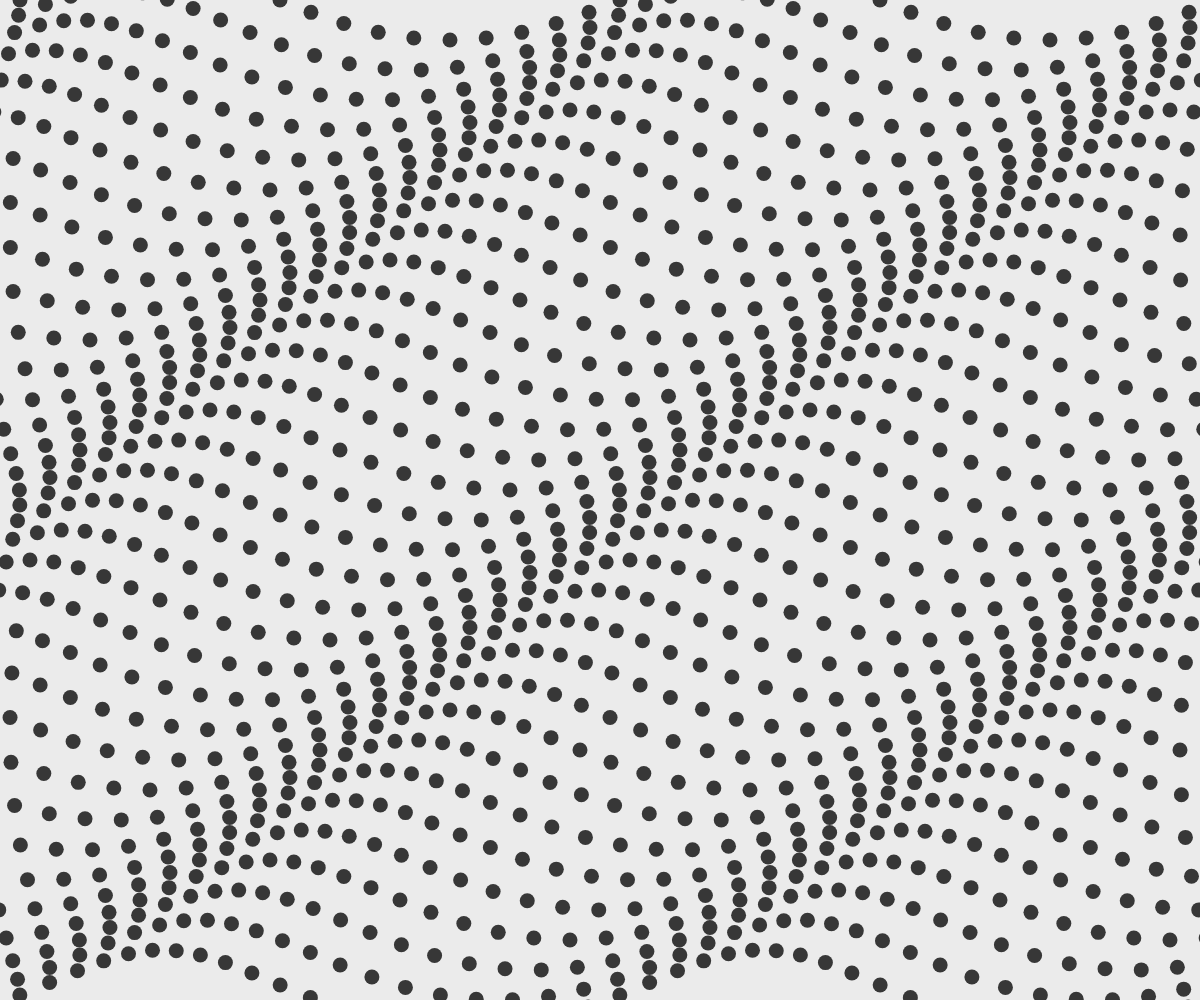
Frame 1 (no input)
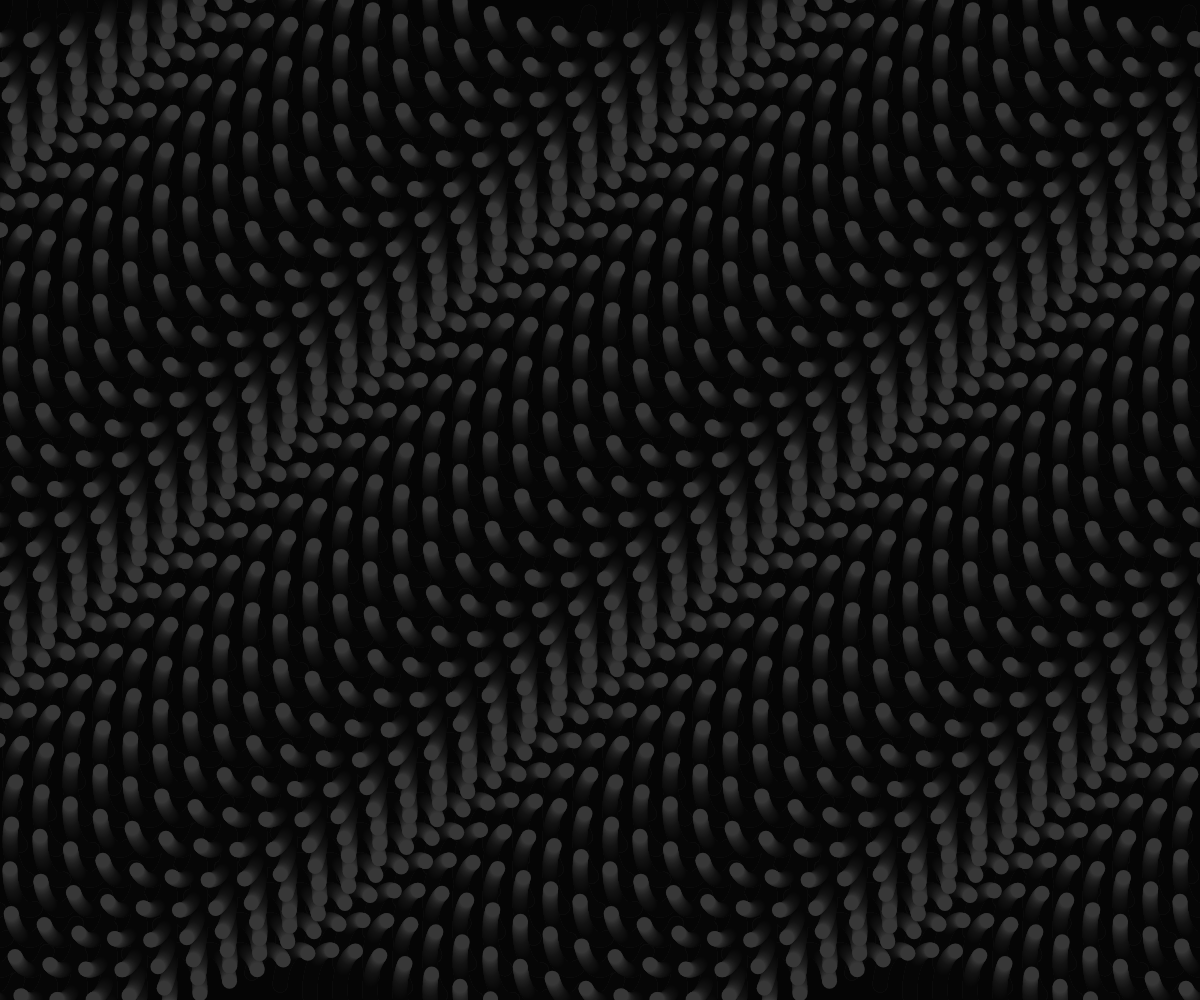
Frame 60 (no input)
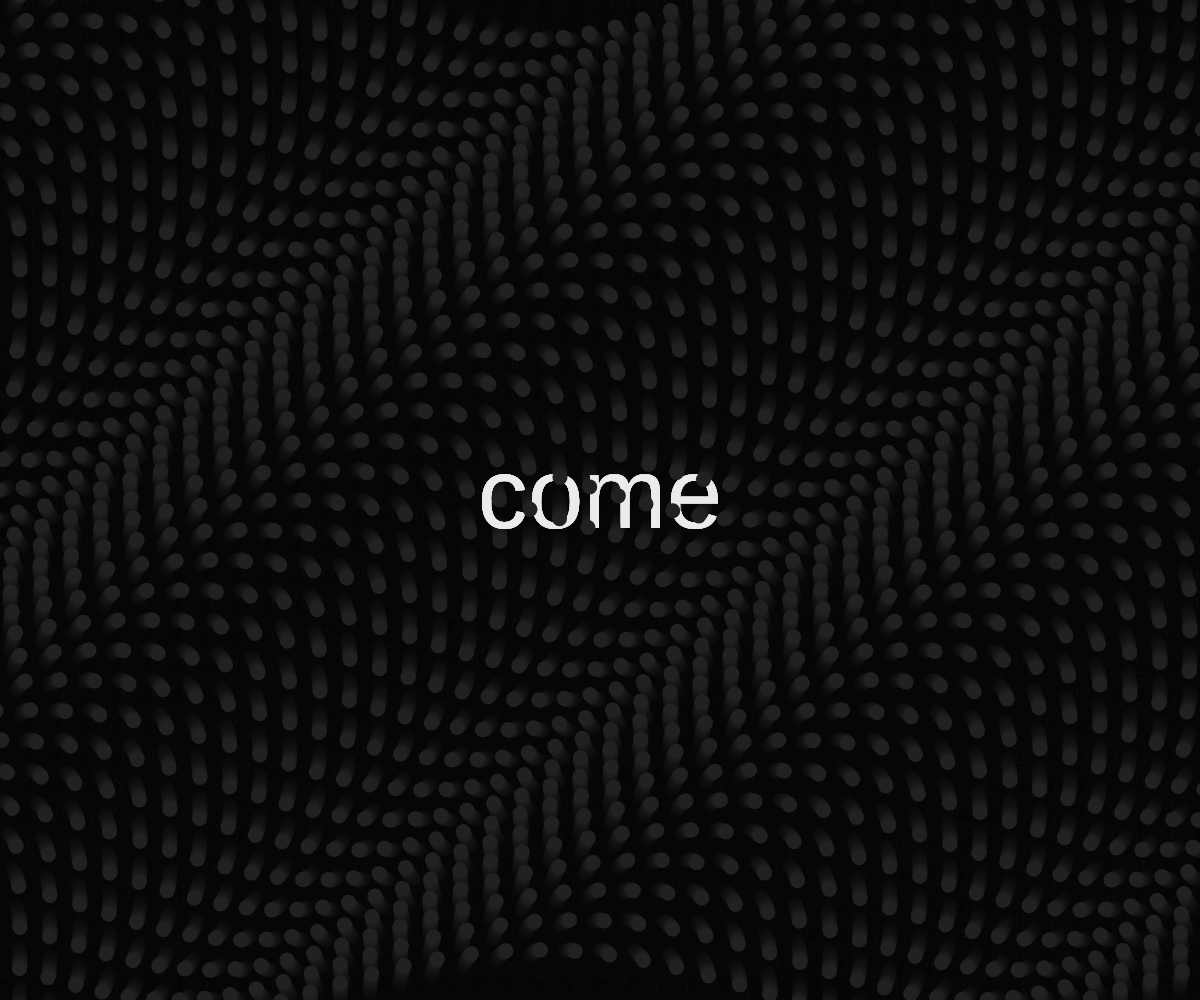
Frame 120 (the mouse pressed at the canvas centre since frame 60)

The p5.js sketch that drew these frames (run headless with seeded random() and noise() and a simulated clock; from frame 60 on, the mouse is pressed at the canvas centre):

// p5.js sketch
// ── sketch.js

// initialize variables
var fromColor;
var tooColor;
var inBetweenColor;
var scaledVal;

var sourceText = "Welcome";


let t = 0; // time variable
var randomColor;
var speed;

function setup() {

  createCanvas(windowWidth, windowHeight);

  noStroke();

  // randomColor = color(random(255), random(255), random(255));
  // fill(randomColor);

  // color on the left
  fromColor = color(55);
  // target color on the right
  tooColor = color(10);
  // result color
  inBetweenColor = color(0);
  // position between the colors.
	scaledVal = 0;

}


function draw() {

  fill(255);
  textSize(100);
  textAlign(CENTER, CENTER);
  var middle = sourceText.length;
  var left = middle - ((mouseX / windowWidth) * middle);
  var right = middle + ((mouseX / windowWidth) * middle);
  text(
   sourceText.substring(left, right), width/2, height/2);


  // remap the mouse position to a range between 0 and 1
  scaledVal = map(mouseX, 0,width, 0,1);
  // lerp the color between the from and too color using the
  // scaled value to navigate between them.
  inBetweenColor = lerpColor(fromColor,tooColor, scaledVal);

  fill(inBetweenColor);

  background(10, 20); // translucent background (creates trails)

  // make a x and y grid of ellipses
  for (let x = 0; x <= width; x = x + 30) {
    for (let y = 0; y <= height; y = y + 30) {
      // starting point of each circle depends on mouse position
      let xAngle = map(mouseX, 0, width, -4 * PI, 10 * PI, true);
      let yAngle = map(mouseY, 0, height, -4 * PI, 10 * PI, true);
      // and also varies based on the particle's location
      let angle = xAngle * (x / width) + yAngle * (y / height);

      // each particle moves in a circle
      let myX = x + 20 * cos(2 * PI * t + angle);
      let myY = y + 40 * sin(2 * PI * t + angle);

      speed = map(mouseX, 0, width, 0, 100);


      ellipse(myX, myY, 15); // draw particle
    }
  }



  t = t + 0.005; // update time
}

// ── anotherpage.html
<!DOCTYPE html>
<html lang="en" dir="ltr">
  <head>
    <meta charset="utf-8">
    <title></title>
  </head>
  <body>
    <p>Be there shortly.</p>
  </body>
</html>
